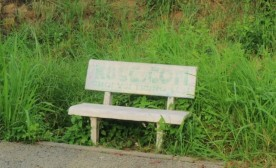
#> input picture 276x168_IMG.jpg, 276 x 168 px
$ python -i func.py   (imports and definitions only)
#> lines starting #> are read from the running program, lines starting #| are printed output that depends on the picture
#> further down, picture is the input picture: PIL image 276x168 RGB; mean R, G, B 103.1, 126.2, 66.8
import cv2          #sử dụng thư viện xử lí ảnh openCV cho python
from PIL import Image
import numpy as np  #thư viện toán học


# [107 lines left out: functions gray_scale_avg_PILLOW, gray_scale_lightness_PILLOW, gray_scale_luminance_PILLOW, binary_image_PILLOW, get_histogram, get_histogram, not called in this run]


def CMYK_splitter(img : Image) -> any:
    """
    One parameter of input with type PIL.image - RGB_mode
    Output is a tuple of 4 Images - 4 channels (CMYK) of input.
    """
    w, h = img.size
#> w = 276; h = 168
    C_channel = Image.new("RGB", (w, h), 0)
#> C_channel: PIL image 276x168 RGB; every value is 0
    M_channel = Image.new("RGB", (w, h), 0)
    Y_channel = Image.new("RGB", (w, h), 0)
    K_channel = Image.new("RGB", (w, h), 0)
    for x in range(w):
        for y in range(h):
            location = (x,y)
            R, G, B = img.getpixel((x,y))
            C = (0, G, B)
            M = (R, 0, B)
            Y = (R, G, 0)
            K = (min(R, G, B), min(R, G, B), min(R, G, B))
            C_channel.putpixel( location, C )
            M_channel.putpixel( location, M )
            Y_channel.putpixel( location, Y )
            K_channel.putpixel( location, K )
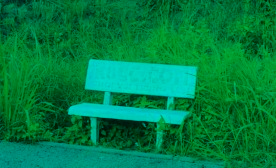
#> C_channel: PIL image 276x168 RGB; mean R, G, B 0, 126.2, 66.8
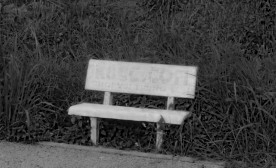
#> K_channel: PIL image 276x168 RGB; min 0, max 210, mean 66.8
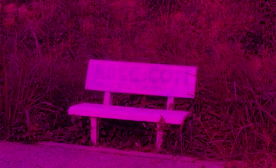
#> M_channel: PIL image 276x168 RGB; mean R, G, B 103.1, 0, 66.8
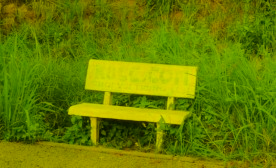
#> Y_channel: PIL image 276x168 RGB; mean R, G, B 103.1, 126.2, 0
    return (C_channel, M_channel, Y_channel, K_channel)

# [8 lines left out: function quick_show, not called in this run]


>>> from PIL import Image
>>> picture = Image.open('../276x168_IMG.jpg')
>>> result = CMYK_splitter(picture)

$ run again, on LANG_DAI_HOC-4 (Custom).jpg
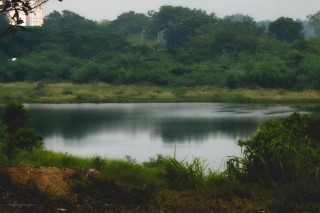
#> input picture LANG_DAI_HOC-4 (Custom).jpg, 320 x 213 px
#> picture is the input picture: PIL image 320x213 RGB; mean R, G, B 73, 82.3, 68.6
#> after the loop in CMYK_splitter, `for x in range(w):`:
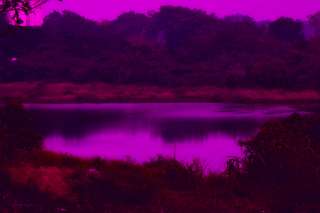
#> M_channel: PIL image 320x213 RGB; mean R, G, B 73, 0, 68.6
#> after the loop in CMYK_splitter, `for x in range(w):`:
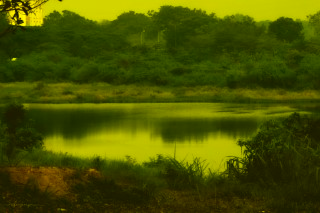
#> Y_channel: PIL image 320x213 RGB; mean R, G, B 73, 82.3, 0
